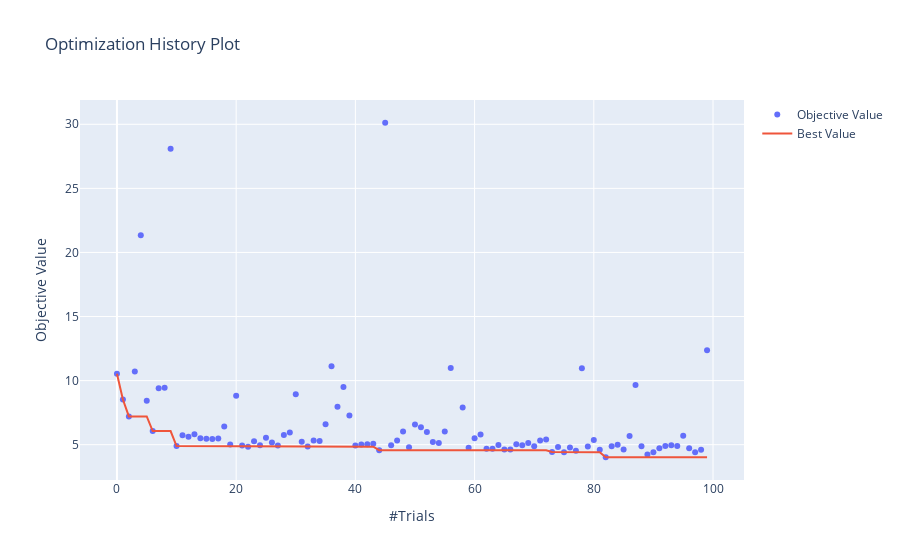

Here is the notebook cell this chart was saved with:
### Code cell
optuna.visualization.plot_optimization_history(study2)
